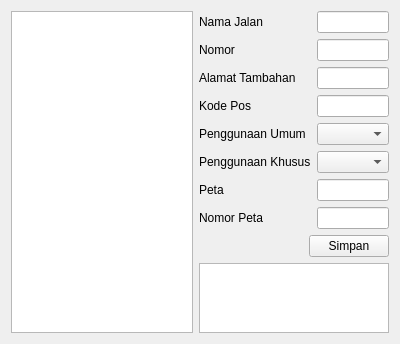
<?xml version="1.0" encoding="UTF-8"?>
<ui version="4.0">
 <class>Form</class>
 <widget class="QWidget" name="Form">
  <property name="geometry">
   <rect>
    <x>0</x>
    <y>0</y>
    <width>400</width>
    <height>339</height>
   </rect>
  </property>
  <property name="windowTitle">
   <string>Form</string>
  </property>
  <layout class="QHBoxLayout" name="horizontalLayout">
   <item>
    <layout class="QHBoxLayout" name="horizontalLayout_5">
     <item>
      <widget class="QTableWidget" name="dgv_new_parcels">
       <property name="editTriggers">
        <set>QAbstractItemView::NoEditTriggers</set>
       </property>
       <property name="selectionMode">
        <enum>QAbstractItemView::SingleSelection</enum>
       </property>
       <property name="selectionBehavior">
        <enum>QAbstractItemView::SelectRows</enum>
       </property>
      </widget>
     </item>
     <item>
      <layout class="QVBoxLayout" name="verticalLayout_6">
       <item>
        <layout class="QFormLayout" name="formLayout_2">
         <item row="0" column="0">
          <widget class="QLabel" name="label_5">
           <property name="text">
            <string>Nama Jalan</string>
           </property>
          </widget>
         </item>
         <item row="1" column="0">
          <widget class="QLabel" name="label_6">
           <property name="text">
            <string>Nomor</string>
           </property>
          </widget>
         </item>
         <item row="2" column="0">
          <widget class="QLabel" name="label_7">
           <property name="text">
            <string>Alamat Tambahan</string>
           </property>
          </widget>
         </item>
         <item row="3" column="0">
          <widget class="QLabel" name="label_8">
           <property name="text">
            <string>Kode Pos</string>
           </property>
          </widget>
         </item>
         <item row="4" column="0">
          <widget class="QLabel" name="label_9">
           <property name="text">
            <string>Penggunaan Umum</string>
           </property>
          </widget>
         </item>
         <item row="5" column="0">
          <widget class="QLabel" name="label_10">
           <property name="text">
            <string>Penggunaan Khusus</string>
           </property>
          </widget>
         </item>
         <item row="6" column="0">
          <widget class="QLabel" name="label_11">
           <property name="text">
            <string>Peta</string>
           </property>
          </widget>
         </item>
         <item row="0" column="1">
          <widget class="QLineEdit" name="txt_nama_jalan"/>
         </item>
         <item row="1" column="1">
          <widget class="QLineEdit" name="txt_nomor"/>
         </item>
         <item row="2" column="1">
          <widget class="QLineEdit" name="txt_alamat_tambahan"/>
         </item>
         <item row="3" column="1">
          <widget class="QLineEdit" name="txt_kode_pos"/>
         </item>
         <item row="6" column="1">
          <widget class="QLineEdit" name="txt_peta"/>
         </item>
         <item row="4" column="1">
          <widget class="QComboBox" name="cmb_umum"/>
         </item>
         <item row="5" column="1">
          <widget class="QComboBox" name="cmb_khusus"/>
         </item>
         <item row="7" column="0">
          <widget class="QLabel" name="label_12">
           <property name="text">
            <string>Nomor Peta</string>
           </property>
          </widget>
         </item>
         <item row="7" column="1">
          <widget class="QLineEdit" name="txt_nomor_peta"/>
         </item>
        </layout>
       </item>
       <item>
        <layout class="QHBoxLayout" name="horizontalLayout_7">
         <item>
          <spacer name="horizontalSpacer">
           <property name="orientation">
            <enum>Qt::Horizontal</enum>
           </property>
           <property name="sizeHint" stdset="0">
            <size>
             <width>40</width>
             <height>20</height>
            </size>
           </property>
          </spacer>
         </item>
         <item>
          <widget class="QPushButton" name="btn_update">
           <property name="text">
            <string>Simpan</string>
           </property>
          </widget>
         </item>
        </layout>
       </item>
       <item>
        <layout class="QHBoxLayout" name="horizontalLayout_8">
         <item>
          <widget class="QTableWidget" name="ppt_persil">
           <property name="editTriggers">
            <set>QAbstractItemView::NoEditTriggers</set>
           </property>
           <attribute name="horizontalHeaderVisible">
            <bool>false</bool>
           </attribute>
           <attribute name="horizontalHeaderStretchLastSection">
            <bool>true</bool>
           </attribute>
           <attribute name="verticalHeaderVisible">
            <bool>false</bool>
           </attribute>
          </widget>
         </item>
        </layout>
       </item>
      </layout>
     </item>
    </layout>
   </item>
  </layout>
 </widget>
 <resources/>
 <connections/>
</ui>
